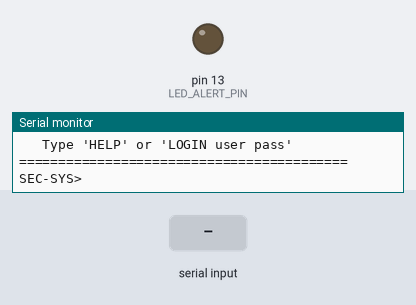
This sketch was run on a simulated Arduino Uno, built with avr-gcc and run on an emulated ATmega328P. Parts: output pins drawn as LEDs (lit = HIGH), the last lines printed to the serial monitor. The test bench sets the inputs (shaded band).

Above: at 1.3 s.
1.4 s: "LOGIN \n" received over Serial
At 1.5 s:
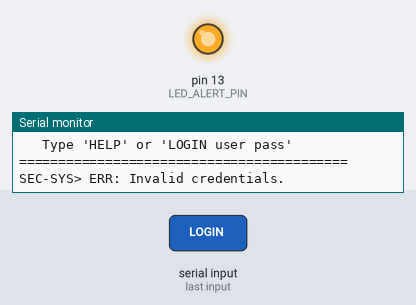
3.1 s: "HELP\n" received over Serial
4.6 s: "STATUS\n" received over Serial
Timing chart, 0 to 7.6 s (numbered marks = the images above; inputs shaded):
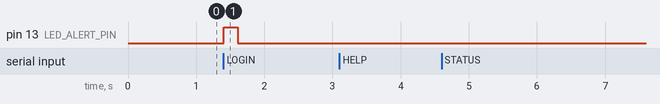

Measured:
- after the input at 1.4 s, pin 13 (LED_ALERT_PIN): LOW → HIGH at once, → LOW 0.20 s later

The sketch:

iot_honeypot.ino
```cpp
#include "config.h"

char inputBuffer[BUFFER_SIZE];
int bufferIndex = 0;
bool isAuthenticated = false;

void setup() {
  Serial.begin(BAUDRATE);
  pinMode(LED_ALERT_PIN, OUTPUT);
  digitalWrite(LED_ALERT_PIN, LOW);

  // Banner fittizio inviato all'avvio / connessione
  Serial.println(F("\n=========================================="));
  Serial.println(F("   SEC-SYS v2.4 IoT Controller (Atmel)   "));
  Serial.println(F("   Type 'HELP' or 'LOGIN user pass'      "));
  Serial.println(F("=========================================="));
  Serial.print(F("SEC-SYS> "));
}

void loop() {
  while (Serial.available() > 0) {
    char c = Serial.read();

    if (c == '\n' || c == '\r') {
      if (bufferIndex > 0) {
        inputBuffer[bufferIndex] = '\0';
        processCommand(inputBuffer);
        bufferIndex = 0;
        Serial.print(F("SEC-SYS> "));
      }
    } else {
      if (bufferIndex < BUFFER_SIZE - 1) {
        inputBuffer[bufferIndex++] = c;
      }
    }
  }
}

void sendJsonLog(const char* eventType, const char* payload, bool isSuccess) {
  // Genera una stringa JSON pulita che lo script Python (Forwarder) leggerà
  Serial.print(F("{\"event\":\""));
  Serial.print(eventType);
  Serial.print(F("\",\"data\":\""));
  Serial.print(payload);
  Serial.print(F("\",\"success\":"));
  Serial.print(isSuccess ? "true" : "false");
  Serial.println(F("}"));
}

void processCommand(char* cmd) {
  // Pulizia da spazi iniziali
  while(*cmd == ' ') cmd++;

  if (strncmp(cmd, "LOGIN ", 6) == 0) {
    char user[32] = {0};
    char pass[32] = {0};

    // Parsing semplice delle credenziali
    int scanned = sscanf(cmd + 6, "%31s %31s", user, pass);

    if (scanned == 2 && strcmp(user, FAKE_ADMIN_USER) == 0 && strcmp(pass, FAKE_ADMIN_PASS) == 0) {
      isAuthenticated = true;
      Serial.println(F("OK: Authentication successful."));
      sendJsonLog("IOT_AUTH_ATTEMPT", cmd + 6, true);
    } else {
      Serial.println(F("ERR: Invalid credentials."));
      // Fai lampeggiare il LED per indicare l'attacco
      digitalWrite(LED_ALERT_PIN, HIGH);
      delay(200);
      digitalWrite(LED_ALERT_PIN, LOW);

      sendJsonLog("IOT_AUTH_ATTEMPT", cmd + 6, false);
    }
  }
  else if (strcmp(cmd, "HELP") == 0) {
    Serial.println(F("Commands: LOGIN <user> <pass>, STATUS, UNLOCK, EXIT"));
    sendJsonLog("IOT_COMMAND_EXEC", "HELP", true);
  }
  else if (strcmp(cmd, "STATUS") == 0) {
    if (isAuthenticated) {
      Serial.println(F("SYS_STATUS: ARMED | DOORS: LOCKED | SENSORS: ONLINE"));
    } else {
      Serial.println(F("ERR: Unauthorized. Login required."));
    }
    sendJsonLog("IOT_COMMAND_EXEC", "STATUS", isAuthenticated);
  }
  else if (strcmp(cmd, "UNLOCK") == 0) {
    if (isAuthenticated) {
      Serial.println(F("CRITICAL: DOOR UNLOCKED."));
      sendJsonLog("IOT_EXPLOIT_SUCCESS", "DOOR_UNLOCKED", true);
    } else {
      Serial.println(F("ERR: Access Denied. Incident logged."));
      sendJsonLog("IOT_EXPLOIT_FAIL", "DOOR_UNLOCK_UNAUTH", false);
    }
  }
  else {
    Serial.println(F("ERR: Unknown command."));
    sendJsonLog("IOT_INVALID_INPUT", cmd, false);
  }
}
```

config.h
```cpp
#ifndef CONFIG_H
#define CONFIG_H

// Impostazioni Seriale
#define BAUDRATE 9600
#define BUFFER_SIZE 128

// Credenziali fittizie per il trappolamento
#define FAKE_ADMIN_USER "admin"
#define FAKE_ADMIN_PASS "sec2026!"

// Pin Hardware per feedback visivo
#define LED_ALERT_PIN 13

#endif  
```
